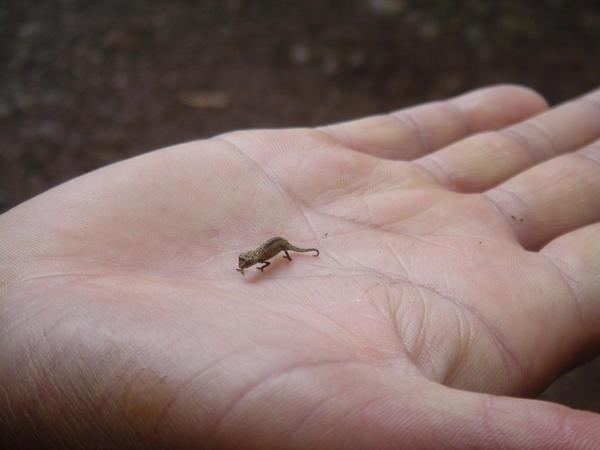
#> input picture images/397300-The-world-s-smallest-chameleon-Montagne-d-Ambre-1.jpg, 600 x 450 px
$ python -i sift.py   (imports and definitions only)   (Python 2 division)
#> lines starting #> are read from the running program, lines starting #| are printed output that depends on the picture
from grammar import Predictor
from numpy import *
import os, sys
from PIL import Image, ImageEnhance
from pylab import *


class Sift(Predictor):
    """Wrap multiple SiftObject's to predict points for a Chamview Chooser

    Attributes:
        contrastAdd:   (float) amount of contrast added to images before sending
                       sending them to SiftObject. Makes feature extraction
                       perform better, to an extent. Suggested value: around 3.5
        obj:           (1xn list of SiftObject's) holds a pointer to each
                       instance of SiftObject, one per ImageStack point kind
        prediction:    (numpy nxmx3 array) used to pass information between
                       prediction functions. Holds [pointkind,frame,x/y/conf]
    """

    # [90 lines left out: functions setup, teardown, predict, getPointPrediction, not called in this run]


class SiftObject:
    """Use local feature matching and reinforcement learning to track an object

    Attributes:
        key_count:   (int) total number of features associated with this object,
                     trusted and untrusted
        key_loc:     (numpy nx2 array) x,y position of each feature relative to
                     the origin of the latest update image
        key_scale:   (numpy nx1 array) size of each feature
        key_origscale:(numpy nx1 array) size of each feature when it was first
                     learned
        key_angle:   (numpy nx1 array) angle in radians of each feature
        key_desc:    (numpy nx128 array) feature descriptors (used for matching)
        key_vector   (numpy nx2 array) radians, radius to original bounding box
                     upper left-hand corner. Used for box positioning
        key_match:   (numpy nx1 array) True/False did this feature match to the
                     latest update image
        key_trust:   (numpy nx1 array) value 0.0-1.0 determined by how often a
                     dynamically found feature has appeared. Once trust == 1.0,
                     the feature is marked as trusted and is kept
        visible:     (bool) True/False were any features matched in last update?
                     If False, the object is searched for and no new features
                     will be learned
        scale:       (float) size of object compared to the first frame
        position:    (1x2 list) x,y position of center of the object
        boundingBox: (1x4 list) x1,y1,x2,y2 of box surrounding every feature
                     in last update, used to estimate object's position
        origSize:    (1x2 list) width,height describing original bounding box
                     size
        frameSearches:(int) how many times the current update frame has been
                      searched for the object. If SiftObject.maxSearches is
                      reached, then searching will end for the current frame
        predict_pos: (numpy 3x2 array) Actual or predicted position of the
                     object for the past three frames
        predict_vel: (numpy 2x2 array) Actual velocity of object for the past
                     two frames
        predict_accel: (numpy 1x2 array) Actual acceleration of object
    """

    #SIFT algorithm parameters. Playing with these for a given video can improve
    #performance. Suggested: edge 10, peak 5, distratio 0.8, twoway = False
    #edge: edge rejection, higher value -> more features
    #peak: minimum contrast to accept a feature, higher value -> fewer features
    #distratio: max distance between feature descriptors to match, higher value
    #-> more (but sometimes more erroneous) matches
    #twoway: if True, matches will be made both from old to new and new to old
    #update images. True -> more trustworthy but fewer matches
    sift_params = "--edge-thresh 10 --peak-thresh 6"
    sift_distratio = 0.8
    sift_twoway = False
    #Maximum number of additional feature searches before giving up on a frame
    search_max = 3
    #Percentage larger in side length the search box is than the bounding box
    search_boxratio = 1.25
    #Change in trust when an untrusted feature is/is not matched
    reinforce_pos = 0.2
    reinforce_neg = 0.3
    #shot_plot() rendering options
    plotUnmatched = False
    plotMatched = True

    # [33 lines left out: function add_keypoints, not called in this run]

    def __init__(self):
        """Initialize the numpy arrays, etc necessary for a SiftObject instance
        Instance attributes are described in detail at the top of the class
        returns:  nothing
        """
        self.key_count = 0
        self.key_loc = zeros((self.key_count,2))
        self.key_scale = zeros((self.key_count))
        self.key_origscale = zeros((self.key_count))
        self.key_angle = zeros((self.key_count))
        self.key_desc = zeros((self.key_count,128))
        self.key_vector = zeros((self.key_count,2))
        self.key_match = zeros((self.key_count),'bool')
        self.key_trust = zeros((self.key_count))
        self.visible = False
        self.scale = 1.0
        self.position = [0,0]
        self.boundingBox = [0,0,50,50]
        self.origSize = self.boundingBox
        self.frameSearches = 0
        self.predict_pos = zeros((3,2))
        self.predict_vel = zeros((2,2))
        self.predict_accel = zeros((1,2))

    def update(self,img):
        """Main update code to be called with every subsequent update image
        -img:     numpy array representing an image
        returns:  nothing
        """
        #Search the image where the object is expected to be
        self.frameSearches = 0
        self.update_keypoints(img)
        #If no features were found, continue to search a few more times with
        #a gradually expanding view of the image
        while(self.frameSearches != 0 and self.frameSearches <
                                                        SiftObject.search_max):
            self.update_keypoints(img)
        #Learning and bounding box calculation
        self.update_trust()
        self.update_boundingbox()
        #Relate newly found features to the bounding box and update kinematics
        self.relate_keypoints()
        self.update_prediction(img.shape)

    # [28 lines left out: function update_boundingbox, not called in this run]

    def update_keypoints(self,img):
        """Match known features in the image and learn new ones
        -img:     numpy array representing the next frame of the video
        returns:  nothing
        """
        imgSize = img.shape
        #Convert the update image array to a PIL image
        img = img_fromArr(img)
        #Crop and save the proper area(s) to search for features in
        x,y,width,height,count = self.update_searchbox(imgSize,
                                                             self.frameSearches)
        #If our search box is larger than the image itself, quit searching
        if count == 0:
            self.frameSearches = 0
            return
        #Info about features coming in from the new image
        loc = zeros((0,4))
        desc = zeros((0,128))
        #Go through each region (search box) computed earlier, save SIFT info
        #to file, load it back in, and add it to our list of SIFT features
        for i in range(0,count):
            im = img.crop((int(x[i]),int(y[i]),int(x[i]+width[i]),
                                               int(y[i]+height[i])))
            try:
                im.save('tmp.pgm')
            except SystemError:
                #Something or other bad happened
                print 'SiftObject: error in processing update image'
                return
            #Create SIFT data from this region in the new image
            feature_save('tmp.pgm','tmp.key',params=SiftObject.sift_params)
            #Open the just-created SIFT feature file
            locTemp,descTemp = feature_load('tmp.key')
            os.remove('tmp.key')
            #Are there any features?
            try:
                locTemp[0,0] += 0
            except IndexError:
                #No features in this selected region
                continue
            #Make the features' locations respect to the image rather than with
            #respect of their search box
            for j in range(0,locTemp.shape[0]):
                locTemp[j,0] += x[i]
                locTemp[j,1] += y[i]
            #Add these features to our list of features to match
            loc = concatenate((loc,locTemp))
            desc = concatenate((desc,descTemp))
        #Split the information up into multiple lists
        try:
            location = loc[:,0:2]
        except IndexError:
            print 'SiftObject: no features found in update image'
            self.key_match[:] = False
            self.update_trust()
            return
        scale = loc[:,2]
        angle = loc[:,3]
        descriptor = array(desc)
        #Find matches between existing features and the update image
        matches = match_find(self.key_desc,descriptor,
            dist_ratio = SiftObject.sift_distratio,
            two_way = SiftObject.sift_twoway)
        #Start off with the object not being visible and us needing to add every
        #feature found in the update image
        toAdd = range(0,location.shape[0])
        self.visible = False
        #For every exising feature that has a match, update its position in the
        #new video frame. For every feature found (possibly) on the object that
        #isn't already known, mark it to be added for future learning/matching
        for i in range(0,self.key_count):
            if matches[i] != 0:
                self.key_match[i] = True
                #This feature isn't new, so we need not create it
                toAdd[matches[i]] = 0
                #If we matched a trusted feature, then the object is assumed to
                #be visible
                if self.key_trust[i]==1.0: self.visible = True
                #Update the position, scale, and orientation of this feature
                self.key_loc[i,0] = location[matches[i],0]
                self.key_loc[i,1] = location[matches[i],1]
                self.key_scale[i] = scale[matches[i]]
                self.key_angle[i] = angle[matches[i]]
            elif matches[i] == 0:
                self.key_match[i] = False
        #If the object is visible, collect information about new features
        if self.visible and self.frameSearches == 0:
            self.add_keypoints(toAdd,location,scale,angle,descriptor)
        #If the object is not visible, we need to search this frame again
        if self.visible:
            self.frameSearches = 0
        else:
            self.frameSearches += 1

    # [25 lines left out: function update_prediction, not called in this run]

    def update_searchbox(self,imgSize,lost):
        """Determine which region(s) of the image to search for features
        -imgSize:  1x2 list [height,width] of the image to search
        -lost:     int specifying how many times this image has been searched
                   already with no success. As this number increases, the number
                   of and area covered by search boxes increases
        returns:   x[],y[],width[],height[],count of each region to search and
                   how many search boxes there are
        """
        #Get the position of current bounding box
        x = self.boundingBox[0]
        y = self.boundingBox[1]
        width = 0
        height = 0
        #Look in the last known position of the object and increase the size of
        #the searchbox by a bit. bx,by,bw,bh are lists containing the properties
        #of the boxes to use for searching
        bx = [];by = [];bw = [];bh = []
        width = self.boundingBox[2] - self.boundingBox[0]
        height = self.boundingBox[3] - self.boundingBox[1]
        bx.append(x - width*(SiftObject.search_boxratio-1)*0.5)
        by.append(y - height*(SiftObject.search_boxratio-1)*0.5)
        bw.append(width*SiftObject.search_boxratio)
        bh.append(height*SiftObject.search_boxratio)
        count = 1
        #If the object is occluded/lost, also search in the predicted position
        if not self.visible:
            x = self.predict_pos[0,0]
            y = self.predict_pos[0,1]
            width = self.origSize[0]
            height = self.origSize[1]
            #Check that we our search area isn't exceptionally large
            if (width*lost>imgSize[1]) or (height*lost>imgSize[0]):
                count = 0;bx = [];by = [];bw = [];bh = []
                return bx,by,bw,bh,count
            #Calculate boxes surrounding the previously searched region, but not
            #including it (incremental searching; see research poster)
            for i in range(0,lost*2+1):
                #Top edge
                ix = x - width*lost + width*i;iy = y - height*lost
                bx.append(ix);by.append(iy);bw.append(width);bh.append(height)
                #Bottom edge
                ix = x - width*lost + width*i;iy = y + height*lost
                bx.append(ix);by.append(iy);bw.append(width);bh.append(height)
                count += 2
            for i in range(1,lost*2):
                #Left edge
                ix = x - width*lost;iy = y - height*lost + height*i
                bx.append(ix);by.append(iy);bw.append(width);bh.append(height)
                #Right edge
                ix = x + width*lost;iy = y - height*lost + height*i
                bx.append(ix);by.append(iy);bw.append(width);bh.append(height)
                count += 2
        #Ensure that the search box(es) is (are) within the image bounds
        for i in range(0,count):
            if bx[i] < 0: bx[i] = 0
            if by[i] < 0: by[i] = 0
            if bx[i]+bw[i] > imgSize[1]: bx[i] = imgSize[1]-bw[i]
            if by[i]+bh[i] > imgSize[0]: by[i] = imgSize[0]-bh[i]
        return bx,by,bw,bh,count

    # [174 lines left out: functions update_trust, relate_keypoints, shift, show_info, show_plot, train, not called in this run]


def feature_load(filename):
    '''Read feature descriptors in from a file
    -filename:  string of path to file that was output by feature_save()
    returns:    numpy arrays [x,y,scale,orientation in radians], [descriptor]
    '''
    f = loadtxt(filename)
    try:
        return f[:,:4],f[:,4:]
    except IndexError:
        #Occurs when there are only 0 or 1 lines in the file
        if len(f) == 0:
            return zeros((2,132),'int')
        return zeros((2,132),'int') + f


def feature_save(imagename,resultname,box=None,params="--edge-thresh 10 --peak-thresh 5"):
    '''Process an image and save its features to file
    -imagename:   string of path to image file to read
    -resultname:  string of path to file to save results in
    -box:         if specified, a 4x1 list [x,y,width,height] to crop the image
                  to before processing. Top-left corner of image is the origin.
                  Note that saved x,y values will be relative to box, not image
    -params:      edge-thresh rejcts edges; higher value -> more features
                  peak is min contrast for feature; lower value -> more features
    returns:      Nothing
    '''
    #Did the call request the image to be cropped first? If so, crop it
    if box != None:
        im = Image.open(imagename).convert('L')
        grab = im.crop((box[0],box[1],box[0]+box[2],box[1]+box[3]))
        grab.save('tmp.pgm')
        imagename = 'tmp.pgm'
    #Convert the image to a pgm file if it isn't already
    if os.path.splitext(imagename)[1] != '.pgm':
        im = Image.open(imagename).convert('L')
        im.save('tmp.pgm')
        imagename = 'tmp.pgm'
    #Hand it over to the OS-specific SIFT binary for processing
    command = os.getcwd()+os.path.sep+'plugins'+os.path.sep+'vlfeat'+os.path.sep
    if sys.platform.startswith('linux'):
        command += 'glnx86'
    elif sys.platform == 'win32' or sys.platform == 'cygwin':
        command += 'win32'
    elif sys.platform == 'darwin':
        command += 'maci'
    else:
        #We're on an unsupported system
        print 'sift.py error: cannot identify your platform'
        return()
    command += os.path.sep
    os.system(command+'sift '+imagename+' --output='+resultname+' '+params)
    #Delete the temporary file we created
    if imagename == 'tmp.pgm': os.remove(imagename)


# [8 lines left out: function img_contrast, not called in this run]


def img_fromArr(arr):
    '''Convert a numpy array to a PIL image
    -arr:     numpy array representing an image
    returns:  PIL image
    '''
    return Image.fromarray(arr)


# [80 lines left out: functions img_toArr, match_find, match_subtract, not called in this run]

>>> import cv2
>>> picture = cv2.imread('../images/397300-The-world-s-smallest-chameleon-Montagne-d-Ambre-1.jpg', cv2.IMREAD_GRAYSCALE)
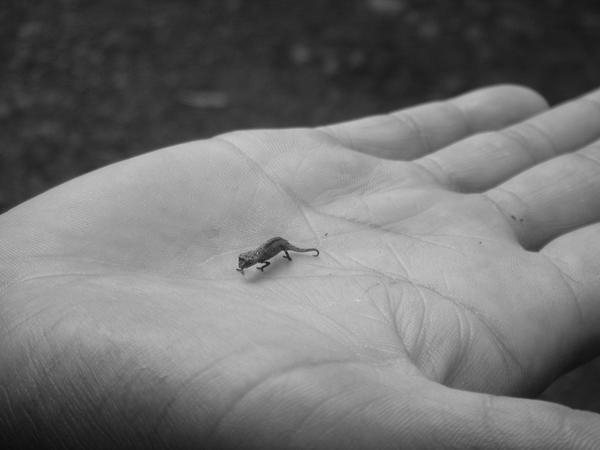
#> picture: shape (450, 600); min 12, max 207, mean 113.5
>>> result = SiftObject().update(picture)
#> in update_keypoints, `im = img.crop((int(x[i]),int(y[i]),int(x[i]+width[i]), int(y[i]+height..`:
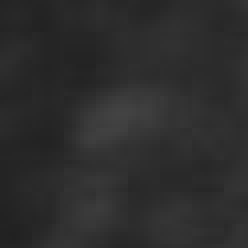
#> im: PIL image 62x62 L (shown 4 times larger); min 33, max 67, mean 44.9
#> (the run stopped early here; a loop or call above may not have finished)

$ run again, on images/Panther-chameleon.jpg
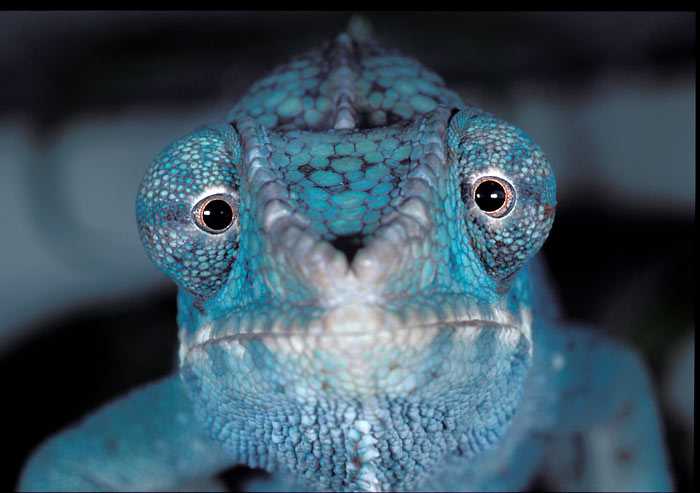
#> input picture images/Panther-chameleon.jpg, 700 x 493 px
#> `picture = cv2.imread('../images/397300-The-world-s-smallest-chameleon-..`:
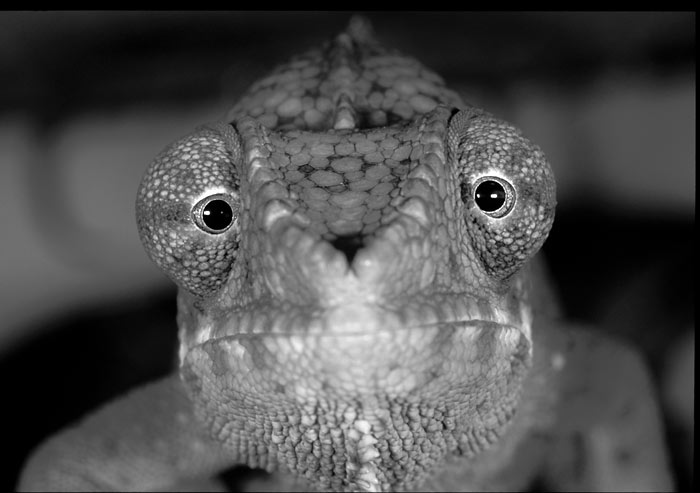
#> picture: shape (493, 700); min 0, max 255, mean 76.7
#> in update_keypoints, `im = img.crop((int(x[i]),int(y[i]),int(x[i]+width[i]), int(y[i]+height..`:
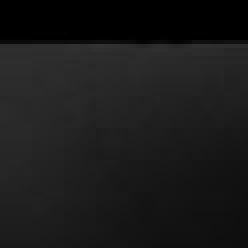
#> im: PIL image 62x62 L (shown 4 times larger); min 0, max 51, mean 25.9

$ run again, on images/chameleon1.jpg
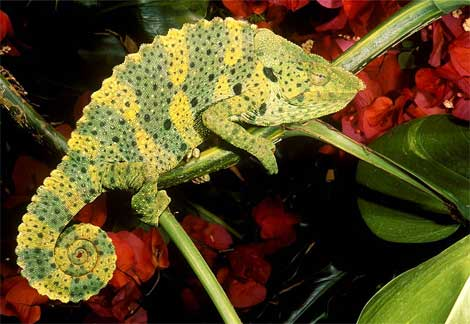
#> input picture images/chameleon1.jpg, 470 x 324 px
#> `picture = cv2.imread('../images/397300-The-world-s-smallest-chameleon-..`:
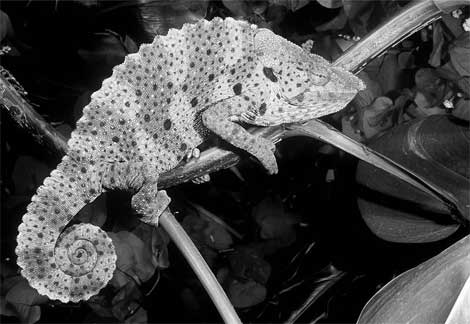
#> picture: shape (324, 470); min 0, max 255, mean 73.1
#> in update_keypoints, `im = img.crop((int(x[i]),int(y[i]),int(x[i]+width[i]), int(y[i]+height..`:
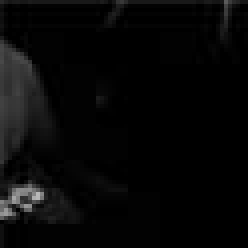
#> im: PIL image 62x62 L (shown 4 times larger); min 0, max 184, mean 7.4
